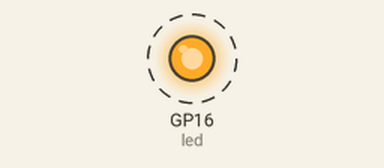
Simulated run of this program. Board: Raspberry Pi Pico running MicroPython. Parts: output pins drawn as LEDs (lit = HIGH). Dashed ring = blinking.

Above: at 0.2 s.
Timing chart, 0 to 3.0 s (numbered marks = the images above):
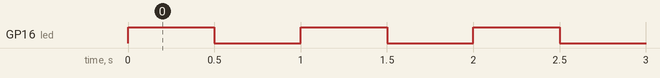

Measured:
- by itself, GP16 (led): alternates HIGH for 0.50 s and LOW for 0.50 s

The program:

blink.py
```python
#
# blink.py
#
# Pins
# ----
# GP16 - LED +
# GND  - LED -
#
from machine import Pin
from utime import sleep

led = Pin(16, Pin.OUT) # GP16 (21)

while True:
    led.value(1)
    sleep(0.5)
    led.value(0)
    sleep(0.5)
```
